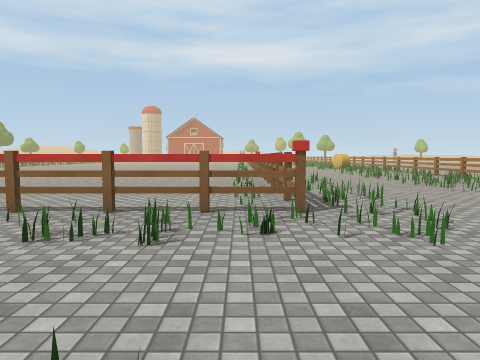
View 1 (above)

24 first-person views from a walk through a 3-D level made in the Unity game engine. The camera is 1.4 m above the floor, tilts 4° down and sees 70° across. The floor is counted in squares, 2 m on a side. Each view is taken from the middle of a square. On the plan, view 1 faces up. The plan holds only what a view shows up to about 11 squares ahead; the rest is blank. The place goes on beyond the plan. Surface patterns are stand-ins for the level's own textures.

View 2
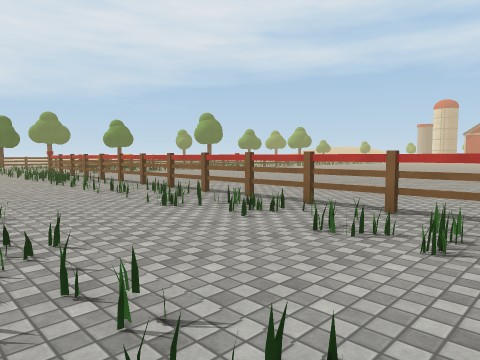

View 3
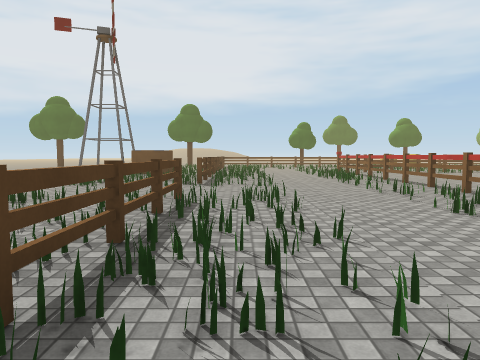

View 4
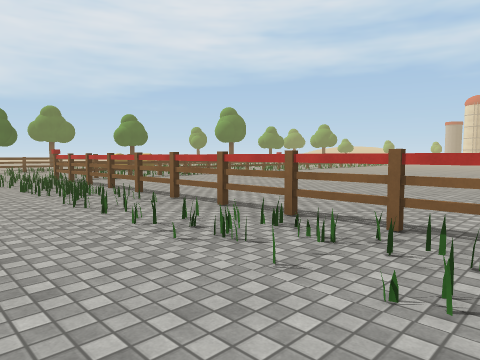

View 5
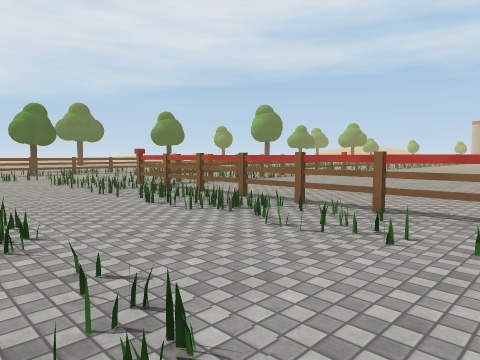

View 6
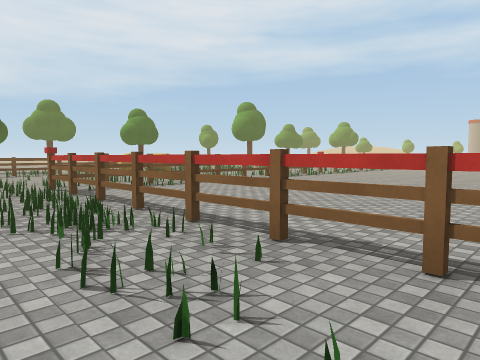

View 7
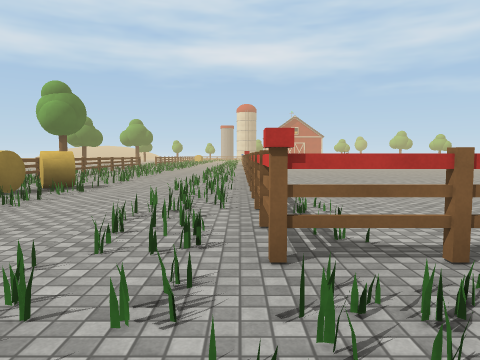

View 8
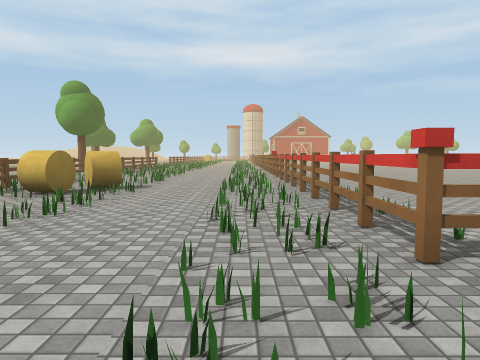

View 9
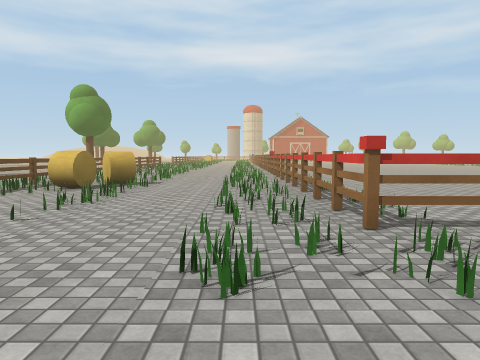

View 10
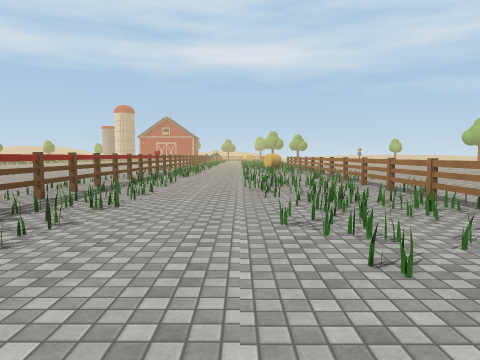

View 11
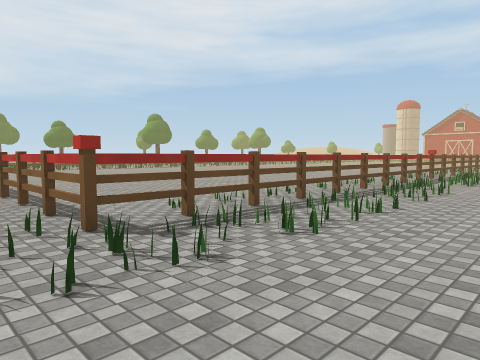

View 12
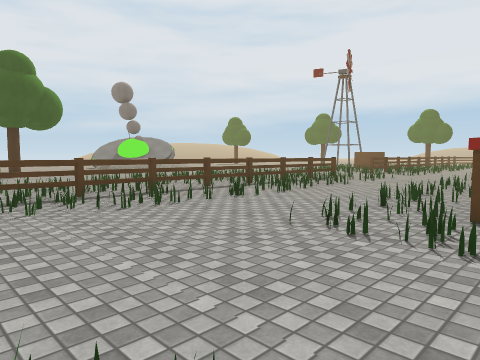

View 13
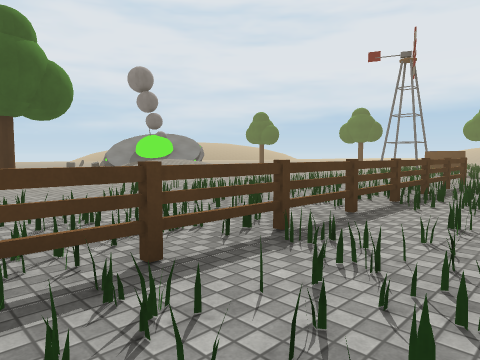

View 14
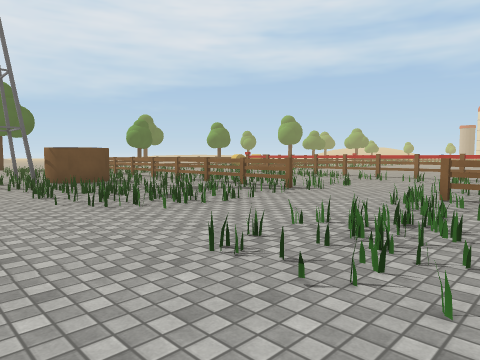

View 15
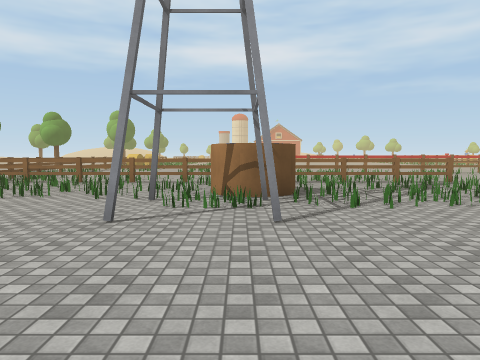

View 16
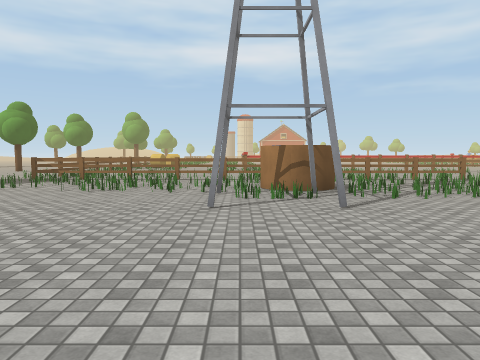

View 17
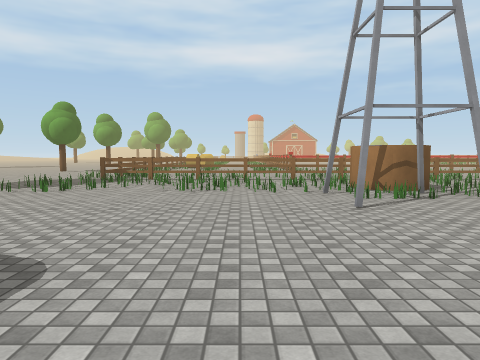

View 18
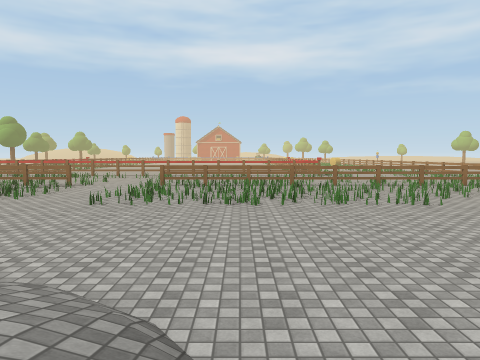

View 19
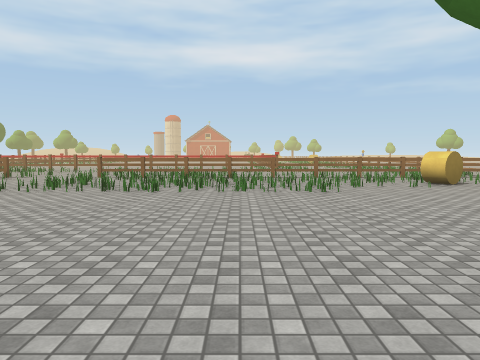

View 20
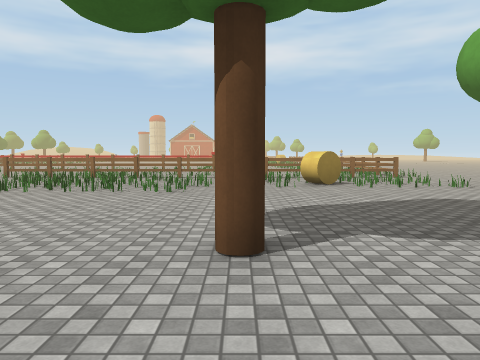

View 21
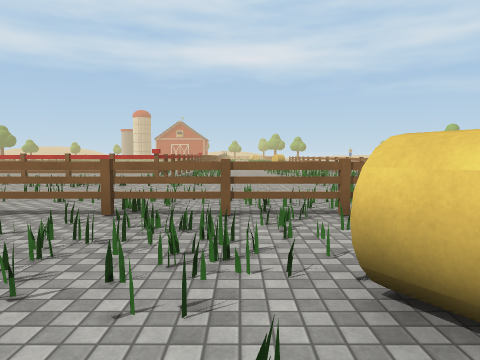

View 22
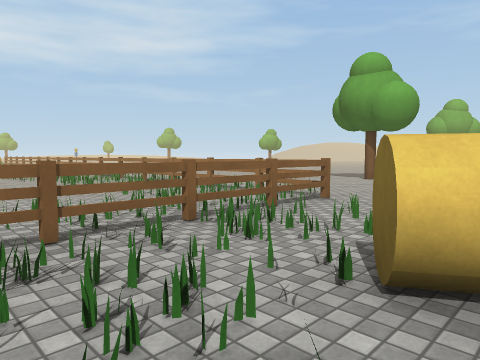

View 23
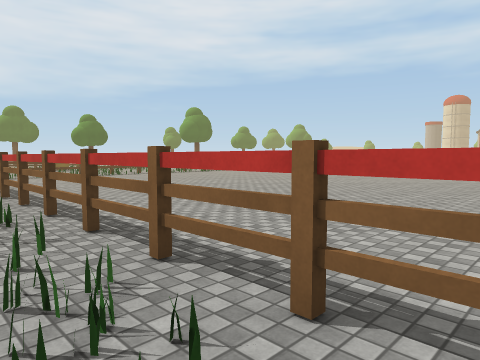

View 24
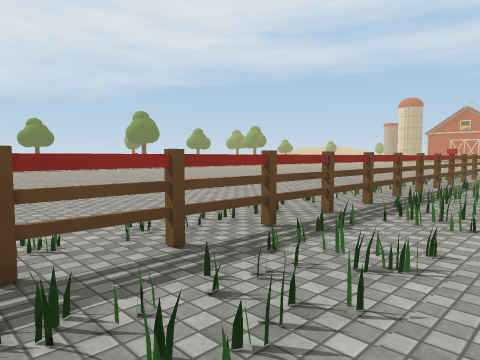

### Floor plan
Key: @ floor where view 1 was taken; # wall or solid block; . floor; / step, stairs or slope; = window, fence, low wall or low ledge; ^ raised ledge; O other object.
Columns run from 24 left of view 1 to 6 right of it. Each row starts with its distance up from view 1.
 13    ^==...^              ..=
 12    O==..=O...............O=.===
 11     ===..^................=.===
 10    ^=O..=O...............O=..==
  9    OOO=..^................=..==
  8    ^OO...^...............^..===
  7     ..=..O...............O=..==
  6     ..=..^...............^...==
  5     .....^...............^....=
  4      .=.=O^^^^OO^^^OO^.^^O=..==
  3      .=.==...=.=..=.=..=.==..==
  2      .=......................=
  1    ^==  ....=..==.=..=.......==
  0 ..=O==.=.=  =..==..=.=.=@=.=.==
 -1 ...O^^O^^O^^^O^OO.OO^O^^O^^^O^^
 -2  ..==============....==========
 -3  .=======#OO====...=.==.====O==
 -4   ..=.=.=#OO=====.==.=====.=O..
 -5    ......##==.==..==.=.=.......
 -6    ............................
 -7     .........    ..............
 -8      ........     ............
 -9      .......       .......O..
-10       .....         /........
-11        . .          //......
-12                      / .  .

Where each view was taken, in squares from view 1:
view 1: 0 up, 0 right, facing up
view 2: 0 up, 0 right, facing up-left
view 3: 0 up, 0 right, facing left
view 4: 1 up, 4 left, facing up-left
view 5: 0 up, 7 left, facing up-left
view 6: 2 up, 7 left, facing up-left
view 7: 2 up, 15 left, facing up
view 8: 2 up, 16 left, facing up
view 9: 1 up, 16 left, facing up
view 10: 1 up, 4 right, facing up
view 11: 3 up, 4 right, facing up-left
view 12: 5 up, 5 right, facing down-left
view 13: 1 up, 4 right, facing down-left
view 14: 7 down, 4 left, facing up-left
view 15: 10 down, 14 left, facing up
view 16: 11 down, 15 left, facing up
view 17: 11 down, 17 left, facing up
view 18: 12 down, 3 left, facing up
view 19: 12 down, 1 left, facing up
view 20: 12 down, 2 right, facing up
view 21: 5 down, 3 right, facing up
view 22: 4 down, 2 right, facing up-right
view 23: 3 up, 2 left, facing up-left
view 24: 5 up, 3 right, facing up-left
